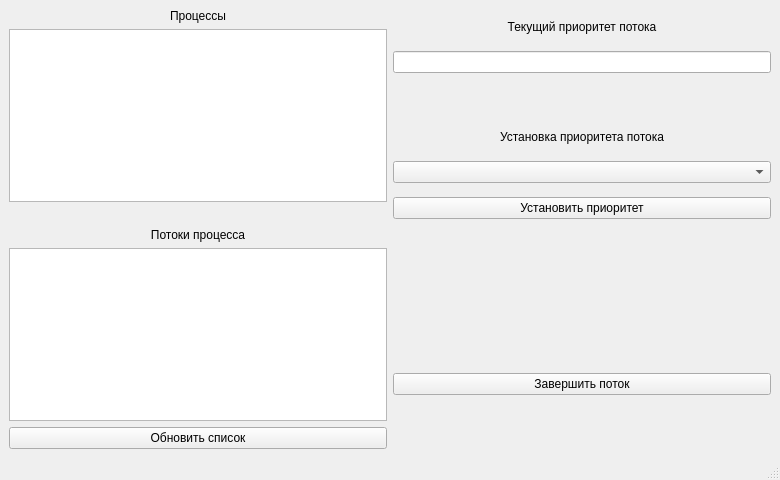
<?xml version="1.0" encoding="UTF-8"?>
<ui version="4.0">
 <class>MainWindow</class>
 <widget class="QMainWindow" name="MainWindow">
  <property name="geometry">
   <rect>
    <x>0</x>
    <y>0</y>
    <width>780</width>
    <height>480</height>
   </rect>
  </property>
  <property name="windowTitle">
   <string>MainWindow</string>
  </property>
  <widget class="QWidget" name="centralwidget">
   <layout class="QHBoxLayout" name="horizontalLayout">
    <item>
     <layout class="QVBoxLayout" name="verticalLayout">
      <property name="sizeConstraint">
       <enum>QLayout::SetFixedSize</enum>
      </property>
      <item>
       <widget class="QLabel" name="label_process">
        <property name="text">
         <string>Процессы</string>
        </property>
        <property name="alignment">
         <set>Qt::AlignCenter</set>
        </property>
       </widget>
      </item>
      <item>
       <widget class="QListView" name="listProcess">
        <property name="editTriggers">
         <set>QAbstractItemView::NoEditTriggers</set>
        </property>
       </widget>
      </item>
      <item>
       <spacer name="verticalSpacer">
        <property name="orientation">
         <enum>Qt::Vertical</enum>
        </property>
        <property name="sizeHint" stdset="0">
         <size>
          <width>20</width>
          <height>40</height>
         </size>
        </property>
       </spacer>
      </item>
      <item>
       <widget class="QLabel" name="label_threads">
        <property name="text">
         <string>Потоки процесса</string>
        </property>
        <property name="alignment">
         <set>Qt::AlignCenter</set>
        </property>
       </widget>
      </item>
      <item>
       <widget class="QListView" name="listThreads">
        <property name="editTriggers">
         <set>QAbstractItemView::NoEditTriggers</set>
        </property>
       </widget>
      </item>
      <item>
       <widget class="QPushButton" name="pushButtonUpdateThreadList">
        <property name="text">
         <string>Обновить список</string>
        </property>
       </widget>
      </item>
     </layout>
    </item>
    <item>
     <layout class="QVBoxLayout" name="verticalLayout_2">
      <property name="sizeConstraint">
       <enum>QLayout::SetFixedSize</enum>
      </property>
      <item>
       <widget class="QLabel" name="label_cur_priority">
        <property name="maximumSize">
         <size>
          <width>16777215</width>
          <height>20</height>
         </size>
        </property>
        <property name="text">
         <string>Текущий приоритет потока</string>
        </property>
        <property name="alignment">
         <set>Qt::AlignCenter</set>
        </property>
       </widget>
      </item>
      <item>
       <widget class="QLineEdit" name="line_priority">
        <property name="readOnly">
         <bool>true</bool>
        </property>
       </widget>
      </item>
      <item>
       <spacer name="verticalSpacer_2">
        <property name="orientation">
         <enum>Qt::Vertical</enum>
        </property>
        <property name="sizeType">
         <enum>QSizePolicy::Fixed</enum>
        </property>
        <property name="sizeHint" stdset="0">
         <size>
          <width>20</width>
          <height>40</height>
         </size>
        </property>
       </spacer>
      </item>
      <item>
       <widget class="QLabel" name="label_new_priority">
        <property name="maximumSize">
         <size>
          <width>16777215</width>
          <height>20</height>
         </size>
        </property>
        <property name="text">
         <string>Установка приоритета потока</string>
        </property>
        <property name="alignment">
         <set>Qt::AlignCenter</set>
        </property>
       </widget>
      </item>
      <item>
       <widget class="QComboBox" name="list_priority"/>
      </item>
      <item>
       <widget class="QPushButton" name="pushButtonSetPriority">
        <property name="text">
         <string>Установить приоритет</string>
        </property>
       </widget>
      </item>
      <item>
       <spacer name="verticalSpacer_4">
        <property name="orientation">
         <enum>Qt::Vertical</enum>
        </property>
        <property name="sizeType">
         <enum>QSizePolicy::Fixed</enum>
        </property>
        <property name="sizeHint" stdset="0">
         <size>
          <width>20</width>
          <height>120</height>
         </size>
        </property>
       </spacer>
      </item>
      <item>
       <spacer name="horizontalSpacer">
        <property name="orientation">
         <enum>Qt::Horizontal</enum>
        </property>
        <property name="sizeHint" stdset="0">
         <size>
          <width>40</width>
          <height>20</height>
         </size>
        </property>
       </spacer>
      </item>
      <item>
       <widget class="QPushButton" name="pushButtonEndProcess">
        <property name="text">
         <string>Завершить поток</string>
        </property>
       </widget>
      </item>
      <item>
       <spacer name="verticalSpacer_3">
        <property name="orientation">
         <enum>Qt::Vertical</enum>
        </property>
        <property name="sizeType">
         <enum>QSizePolicy::Fixed</enum>
        </property>
        <property name="sizeHint" stdset="0">
         <size>
          <width>20</width>
          <height>40</height>
         </size>
        </property>
       </spacer>
      </item>
     </layout>
    </item>
   </layout>
  </widget>
  <widget class="QMenuBar" name="menubar">
   <property name="geometry">
    <rect>
     <x>0</x>
     <y>0</y>
     <width>780</width>
     <height>20</height>
    </rect>
   </property>
  </widget>
  <widget class="QStatusBar" name="statusbar"/>
 </widget>
 <resources/>
 <connections/>
</ui>
